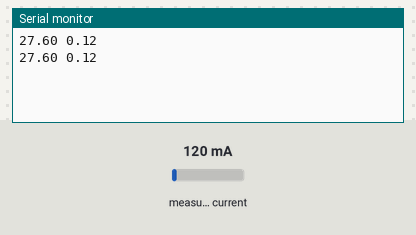
The sketch below on a simulated Arduino Uno, built with avr-gcc and run on an emulated ATmega328P. Parts: the last lines printed to the serial monitor. The test bench sets the inputs (shaded band); at power-on: measured current 120 mA.

Above: at 2.1 s.
2.2 s: measured current set to 40 mA
At 3.5 s:
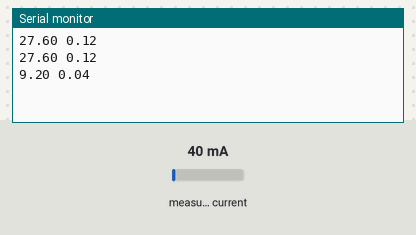
3.8 s: measured current set to 500 mA
At 3.8 s:
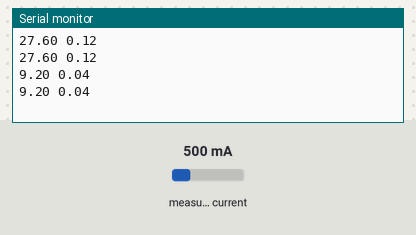
Timing chart, 0 to 6.8 s (numbered marks = the images above; inputs shaded):
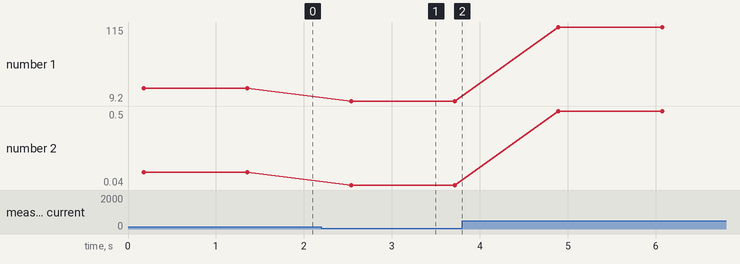

Measured:
- after the input at 2.2 s, the serial monitor: prints a new line after 0.34 s (image 1)
- plotted number 1: 27.6 → 9.2 after the input at 2.2 s, 9.2 → 115 after the input at 3.8 s
- plotted number 2: 0.12 → 0.04 after the input at 2.2 s, 0.04 → 0.5 after the input at 3.8 s

The sketch:

current.ino
```cpp
// (licence header left out)
#include "EmonLib.h"                   // Include Emon Library
EnergyMonitor emon1;                   // Create an instance

void setup()
{
  Serial.begin(9600);

  emon1.current(1, 30.0);             // Current: input pin, calibration.
}

void loop()
{
  double Irms = emon1.calcIrms(1480);  // Calculate Irms only
//  if (Irms < 0.15) {
//    Irms = 0;
//  }

  Serial.print(Irms*230.0);	       // Apparent power
  Serial.print(" ");
  Serial.println(Irms);		       // Irms

  delay(1000);
}
```
